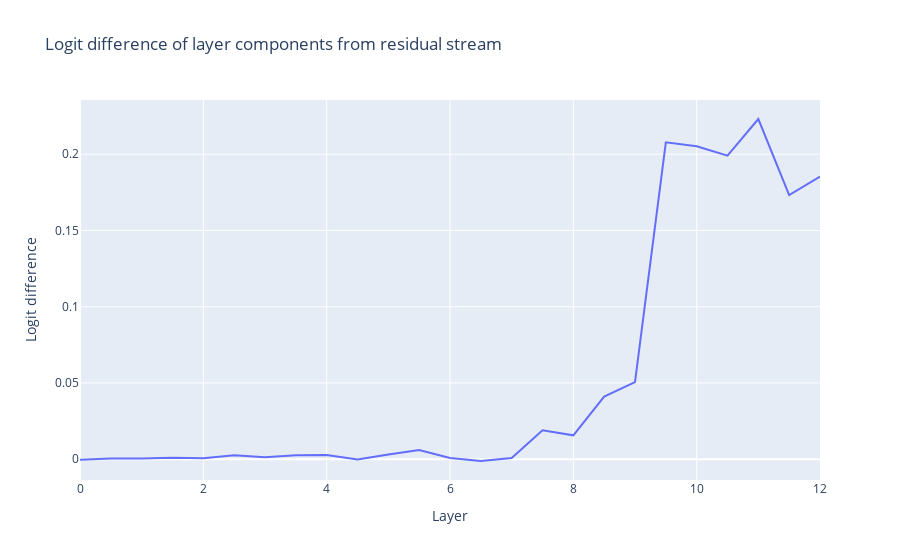

The notebook cell saved with this chart:
### Code cell
accumulated_residual_stream, component_labels = activation_cache.accumulated_resid(
    layer=-1,       # layer from which we gather the residual stream
    pos_slice=-1,   # subset of the positions we use (here the final token)
    incl_mid=True,  # use the residual stream in the middle of a layer (i.e. after attention & before MLP)
    return_labels=True,
)

logit_differences = residual_stream_to_logit_diff(
    accumulated_residual_stream,
    activation_cache,
    logit_difference_directions
)

logit_differences = utils.to_numpy(logit_differences)
x_axis_range = np.arange(model.cfg.n_layers * 2 + 1) / 2
node_labels = [f'Stream component: "{l}"' for l in component_labels]

print(f"Model layers (x values): {x_axis_range}")
print(f"Logit differences (y values): {logit_differences}")

px.line(
    y=logit_differences,
    x=x_axis_range,
    hover_name=node_labels,
    title="Logit difference of layer components from residual stream",
    labels=dict(x="Layer", y="Logit difference"),
).show()

### Figure 1 — Plotly figure (JSON) as saved in the notebook; plotly's stock layout.template omitted (floating-point values rounded to 4 significant figures)
{"data": [{"hovertemplate": "<b>%{hovertext}</b><br><br>Layer=%{x}<br>Logit difference=%{y}<extra></extra>", "hovertext": ["Stream component: \"0_pre\"", "Stream component: \"0_mid\"", "Stream component: \"1_pre\"", "Stream component: \"1_mid\"", "Stream component: \"2_pre\"", "Stream component: \"2_mid\"", "Stream component: \"3_pre\"", "Stream component: \"3_mid\"", "Stream component: \"4_pre\"", "Stream component: \"4_mid\"", "Stream component: \"5_pre\"", "Stream component: \"5_mid\"", "Stream component: \"6_pre\"", "Stream component: \"6_mid\"", "Stream component: \"7_pre\"", "Stream component: \"7_mid\"", "Stream component: \"8_pre\"", "Stream component: \"8_mid\"", "Stream component: \"9_pre\"", "Stream component: \"9_mid\"", "Stream component: \"10_pre\"", "Stream component: \"10_mid\"", "Stream component: \"11_pre\"", "Stream component: \"11_mid\"", "Stream component: \"final_post\""], "legendgroup": "", "line": {"color": "#636efa", "dash": "solid"}, "marker": {"symbol": "circle"}, "mode": "lines", "name": "", "orientation": "v", "showlegend": false, "type": "scatter", "x": [0.0, 0.5, 1.0, 1.5, 2.0, 2.5, 3.0, 3.5, 4.0, 4.5, 5.0, 5.5, 6.0, 6.5, 7.0, 7.5, 8.0, 8.5, 9.0, 9.5, 10.0, 10.5, 11.0, 11.5, 12.0], "xaxis": "x", "y": [-0.0004361, 0.0004016, 0.0003688, 0.0008407, 0.0006127, 0.002556, 0.001178, 0.002565, 0.002678, -0.0002989, 0.00306, 0.005978, 0.0006794, -0.00123, 0.0007571, 0.01887, 0.0156, 0.04106, 0.05047, 0.2078, 0.2052, 0.1991, 0.2231, 0.1732, 0.1853], "yaxis": "y"}], "layout": {"legend": {"tracegroupgap": 0}, "title": {"text": "Logit difference of layer components from residual stream"}, "xaxis": {"anchor": "y", "domain": [0, 1], "title": {"text": "Layer"}}, "yaxis": {"anchor": "x", "domain": [0, 1], "title": {"text": "Logit difference"}}}}
